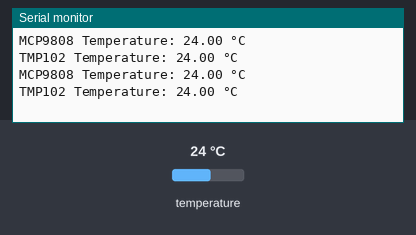
Simulated run of this sketch. Board: Arduino Uno, built with avr-gcc and run on an emulated ATmega328P. Shown: the last lines printed to the serial monitor. Wiring (inferred from the names in the program): MCP9808 temperature sensor at I2C address 0x18; TMP102 temperature sensor at I2C address 0x48. The inputs (shaded band) are chosen by the test bench; at power-on: temperature 24 °C.

Above: at 1.2 s.
1.3 s: temperature set to 12 °C
At 2.6 s:
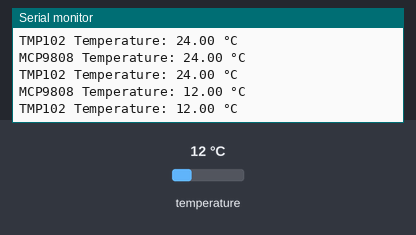
2.8 s: temperature set to 19 °C
At 3.8 s:
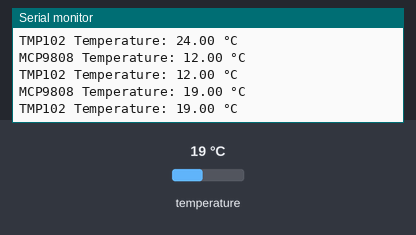
Timing chart, 0 to 5.8 s (numbered marks = the images above; inputs shaded):
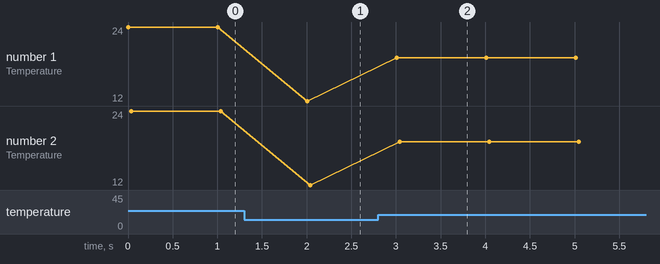

The sketch:

cursor_mcp9808_tmp102.ino
```cpp
#include <Wire.h>

// MCP9808 I2C address (default: 0x18)
#define MCP9808_ADDR 0x18
// TMP102 I2C address (default: 0x48)
#define TMP102_ADDR 0x48

// Register addresses for MCP9808
#define REG_CONFIG 0x01
#define REG_TEMP 0x05

void setup() {
  Serial.begin(9600);
  Wire.begin();

  // Configure MCP9808
  Wire.beginTransmission(MCP9808_ADDR);
  Wire.write(REG_CONFIG);
  Wire.write(0x00); // Default configuration
  Wire.write(0x00);
  Wire.endTransmission();

  // TMP102 doesn't need configuration for basic operation
}

void loop() {
  float temp1 = readMCP9808Temperature();
  float temp2 = readTMP102Temperature();

  Serial.print("MCP9808 Temperature: ");
  Serial.print(temp1);
  Serial.println(" °C");

  Serial.print("TMP102 Temperature: ");
  Serial.print(temp2);
  Serial.println(" °C");

  delay(1000);
}

float readMCP9808Temperature() {
  uint16_t tempData;

  // Request temperature data
  Wire.beginTransmission(MCP9808_ADDR);
  Wire.write(REG_TEMP);
  Wire.endTransmission();

  // Read temperature data (2 bytes)
  Wire.requestFrom(MCP9808_ADDR, 2);
  if (Wire.available() == 2) {
    uint8_t msb = Wire.read();
    uint8_t lsb = Wire.read();

    // Clear flag bits
    msb &= 0x1F;

    // Convert to temperature
    tempData = (msb << 8) | lsb;
    if (msb & 0x10) { // Handle negative temperatures
      tempData = ((~tempData) + 1) & 0x1FFF;
      return -(tempData * 0.0625);
    } else {
      return tempData * 0.0625;
    }
  }
  return -999.0; // Return error value if read fails
}

float readTMP102Temperature() {
  uint16_t tempData;

  // Request temperature data
  Wire.beginTransmission(TMP102_ADDR);
  Wire.write(0x00); // Temperature register
  Wire.endTransmission();

  // Read temperature data (2 bytes)
  Wire.requestFrom(TMP102_ADDR, 2);
  if (Wire.available() == 2) {
    uint8_t msb = Wire.read();
    uint8_t lsb = Wire.read();

    // Combine the bytes
    tempData = ((msb << 8) | lsb) >> 4; // 12-bit resolution

    // Convert to temperature (0.0625°C resolution)
    float temp = tempData * 0.0625;
    if (msb & 0x80) { // Handle negative temperatures
      temp -= 256;
    }
    return temp;
  }
  return -999.0; // Return error value if read fails
}
```

Measured:
- after the input at 1.3 s, the serial monitor: prints a new line after 0.71 s (image 1)
- after the input at 2.8 s, the serial monitor: prints a new line after 0.21 s (image 2)
- plotted number 1: 24 → 12 after the input at 1.3 s, 12 → 19 after the input at 2.8 s
- plotted number 2: 24 → 12 after the input at 1.3 s, 12 → 19 after the input at 2.8 s
